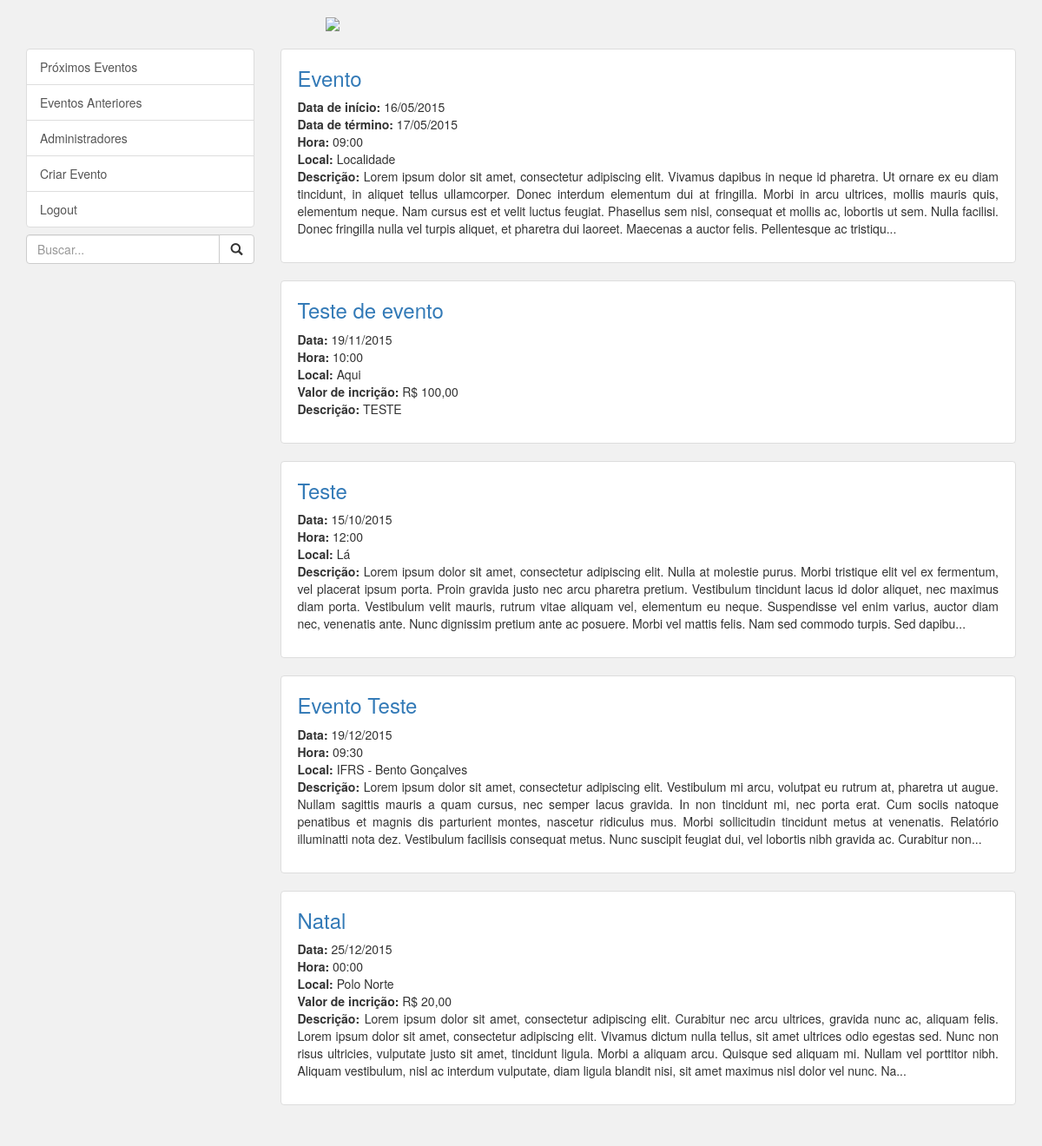
The app's page /?controle=evento&acao=mostrarEventos (signed in) with its own data.
### tables this page shows
CREATE TABLE IF NOT EXISTS `eventos` (
  `id` int(255) NOT NULL AUTO_INCREMENT,
  `nome` varchar(255) NOT NULL,
  `descricao` text NOT NULL,
  `dataInicio` date NOT NULL,
  `dataFim` date NOT NULL,
  `horaInicio` time NOT NULL,
  `local` varchar(255) NOT NULL,
  `valorInscricao` int(255) DEFAULT NULL,
  PRIMARY KEY (`id`),
  KEY `nome` (`nome`)
);

### controlador/ControleEvento.class.php (called while the page is built, shortened)
<?php
class ControleEvento extends Controlador{
    public function __construct(){
        $this->modelo = new ModeloEvento(true);
    }
    public function mostrarEventos(){
        $buscaEventos = $this->modelo->eventos();
		$this->visualizador->atribuiValor('buscaEventos', $buscaEventos);
        $this->visualizador->setTitulo('Eventos');
        $this->visualizador->mostrarNaTela('home');
    }
}
?>

### inc/exec.inc.php (called while the page is built, shortened)
<?php
    if (!(isset($_GET['controle']) || isset($_GET['acao']))){
        $controleget = 'administrador';
        $acaoget = 'login';
    } else {
        $acaoget = $_GET['acao'];
    }
    $controle = new $controleNome();
    $controle->{$acaoget}();

### index.php (called while the page is built, shortened)
<?php
    require_once 'inc/exec.inc.php';
?>

### modelo/Modelo.class.php (called while the page is built, shortened)
<?php
class Modelo {
    private $pdo;
    public function __construct($debug = false, $banco = BANCO, $usuario = USUARIO_BANCO, $senha = SENHA_BANCO) {
        $this->debug = $debug;
        try {
            $this->pdo = new PDO('mysql:host='.HOST.';dbname='.$banco, $usuario, $senha);
            if($debug){
                $this->pdo->setAttribute(PDO::ATTR_ERRMODE, PDO::ERRMODE_WARNING);
            }
            $this->pdo->query("SET NAMES 'utf8'");
            $this->pdo->query('SET character_set_connection=utf8');
            $this->pdo->query('SET character_set_client=utf8');
            $this->pdo->query('SET character_set_results=utf8');
        } catch (PDOException $e) {
            if($this->debug)
                echo "Ocorreu um erro de conexão: " . $e->getMessage();
        }
    }
    public function __destruct(){
        $this->pdo = null;
    }
    public function consultar($tabela, $colunas = '*', $condicao = false, $join = false, $ordenacao = false, $limite = false) {
        $sql = "SELECT ".$colunas." FROM ".$tabela;
        $sql = $this->pdo->prepare($sql);
        try {
            $sql->execute();
            $resultado = $sql->fetchAll(PDO::FETCH_ASSOC);
            return $resultado;
        } catch (PDOException $ex) {
            return false;
        }
    }
}
?>

### modelo/ModeloEvento.class.php (called while the page is built, shortened)
<?php
require_once 'modelo/Modelo.class.php';
class ModeloEvento extends Modelo{
	public function eventos(){
        $buscaEventos = $this->consultar('eventos', '*');
        $eventos = $this->criaObjeto($buscaEventos);
        return $eventos;
    }
    public function criaObjeto($consulta){
        $array = array();
        foreach ($consulta as $key => $value){
            $evento = new Evento;
            $evento->setId($value['id']);
            $evento->setNome($value['nome']);
            $evento->setDescricao($value['descricao']);
            $evento->setDataInicio($value['dataInicio']);
            $evento->setDataFim($value['dataFim']);
            $evento->setHoraInicio($value['horaInicio']);
            $evento->setLocal($value['local']);
            if($value['valorInscricao'] != null){
                $evento->setValorInscricao($value['valorInscricao']);
            }
            $array[] = $evento;
        }
        return $array;
    }
}
?>

### modelo/Evento.class.php (called while the page is built, shortened)
<?php
class Evento{
    private $id;
    private $nome;
    private $descricao;
    private $dataInicio;
    private $dataFim;
    private $horaInicio;
    private $local;
    private $valorInscricao;
    public function getId() {
        return $this->id;
    }
    public function setId($id) {
        $this->id = $id;
    }
    public function getNome() {
        return $this->nome;
    }
    public function setNome($nome) {
        $this->nome = $nome;
    }
    public function getDescricao() {
        return $this->descricao;
    }
    public function setDescricao($descricao) {
        $this->descricao = $descricao;
    }
    public function getDataInicio(){
        return $this->dataInicio;
    }
    public function setDataInicio($dataInicio){
        $data = implode("-",array_reverse(explode("/", $dataInicio)));
        $this->dataInicio = $data;
    }
    public function getDataFim(){
        return $this->dataFim;
    }
    public function setDataFim($dataFim){
        $data = implode("-",array_reverse(explode("/", $dataFim)));
        $this->dataFim = $data;
    }
    public function getHoraInicio(){
        return $this->horaInicio;
    }
    public function setHoraInicio($horaInicio){
        $this->horaInicio = $horaInicio;
    }
    public function getLocal(){
        return $this->local;
    }
    public function setLocal($local){
        $this->local = $local;
    }
    public function getValorInscricao(){
        return $this->valorInscricao;
    }
    public function setValorInscricao($valorInscricao){
        $this->valorInscricao = $valorInscricao;
    }
}

### visualizador/home.php (the view, shortened to what this page needs)
<div class="col-md-9">
	<?php
	if($buscaEventos){
		foreach($buscaEventos as $key => $value){
			?>
			<div class="thumbnail" >
				<div class="caption-full">
					<h3><a href="?controle=evento&acao=verEvento&id=<?php echo $value->getId() ?>"><?php echo $value->getNome() ?></a></h3>
					<?php
					if($value->getDataInicio() == $value->getDataFim()){
						?>
						<p><b>Data: </b><?php echo date('d/m/Y', strtotime($value->getDataInicio())) ?><br />
						<?php
					} else {
						?>
						<p><b>Data de início: </b><?php echo date('d/m/Y', strtotime($value->getDataInicio())) ?><br />
							<b>Data de término: </b><?php echo date('d/m/Y', strtotime($value->getDataFim())) ?><br />
						<?php
					}
					?>
					<b>Hora: </b><?php echo date('H:i', strtotime($value->getHoraInicio())) ?><br />
					<b>Local: </b><?php echo $value->getLocal() ?><br />
					<?php
					if($value->getValorInscricao()){
						?>
						<b>Valor de incrição: </b>R$ <?php echo $value->getValorInscricao() ?>,00<br />
						<?php
					}
					?>
					<b>Descrição: </b><?php echo $value->getDescricao() ?></p>
				</div>
			</div>
			<?php
		}
	} else {
		?>
		<h4>Nenhum evento encontrado!</h4>
		<?php
	}
?>
</div>

### css/estilo.css (style rules this page uses)
html { position: relative; min-height: 100%; }
body { padding-top: 20px; background-color: #f1f1f1; margin-bottom: 200px; }
.thumbnail { padding: 0; }
.thumbnail .caption-full { padding: 19px; padding-top: 0px; color: #333; }
p { text-align: justify; }

### records on screen
eventos: nome "Evento", dataInicio "16/05/2015", dataFim "17/05/2015", horaInicio "09:00", local "Localidade", descricao "Lorem ipsum dolor sit amet, consectetur adipiscing elit. Vivamus dapibus in neque id pharetra. Ut ornare ex eu diam tincidunt, in aliquet tellus ullamcorper. Donec interdum elementum dui at fringilla. Morbi in arcu ultrices, mollis mauris quis, elementum neque. Nam cursus est et velit luctus feugiat. Phasellus sem nisl, consequat et mollis ac, lobortis ut sem. Nulla facilisi. Donec fringilla nulla vel turpis aliquet, et pharetra dui laoreet. Maecenas a auctor felis. Pellentesque ac tristiqu..."
eventos: nome "Teste de evento", dataInicio "19/11/2015", horaInicio "10:00", local "Aqui", valorInscricao "100", descricao "TESTE"
eventos: nome "Teste", dataInicio "15/10/2015", horaInicio "12:00", local "Lá", descricao "Lorem ipsum dolor sit amet, consectetur adipiscing elit. Nulla at molestie purus. Morbi tristique elit vel ex fermentum, vel placerat ipsum porta. Proin gravida justo nec arcu pharetra pretium. Vestibulum tincidunt lacus id dolor aliquet, nec maximus diam porta. Vestibulum velit mauris, rutrum vitae aliquam vel, elementum eu neque. Suspendisse vel enim varius, auctor diam nec, venenatis ante. Nunc dignissim pretium ante ac posuere. Morbi vel mattis felis. Nam sed commodo turpis. Sed dapibu..."
eventos: nome "Evento Teste", dataInicio "19/12/2015", horaInicio "09:30", local "IFRS - Bento Gonçalves", descricao "Lorem ipsum dolor sit amet, consectetur adipiscing elit. Vestibulum mi arcu, volutpat eu rutrum at, pharetra ut augue. Nullam sagittis mauris a quam cursus, nec semper lacus gravida. In non tincidunt mi, nec porta erat. Cum sociis natoque penatibus et magnis dis parturient montes, nascetur ridiculus mus. Morbi sollicitudin tincidunt metus at venenatis. Relatório illuminatti nota dez. Vestibulum facilisis consequat metus. Nunc suscipit feugiat dui, vel lobortis nibh gravida ac. Curabitur non..."
eventos: nome "Natal", dataInicio "25/12/2015", horaInicio "00:00", local "Polo Norte", valorInscricao "20", descricao "Lorem ipsum dolor sit amet, consectetur adipiscing elit. Curabitur nec arcu ultrices, gravida nunc ac, aliquam felis. Lorem ipsum dolor sit amet, consectetur adipiscing elit. Vivamus dictum nulla tellus, sit amet ultrices odio egestas sed. Nunc non risus ultricies, vulputate justo sit amet, tincidunt ligula. Morbi a aliquam arcu. Quisque sed aliquam mi. Nullam vel porttitor nibh. Aliquam vestibulum, nisl ac interdum vulputate, diam ligula blandit nisi, sit amet maximus nisl dolor vel nunc. Na..."
